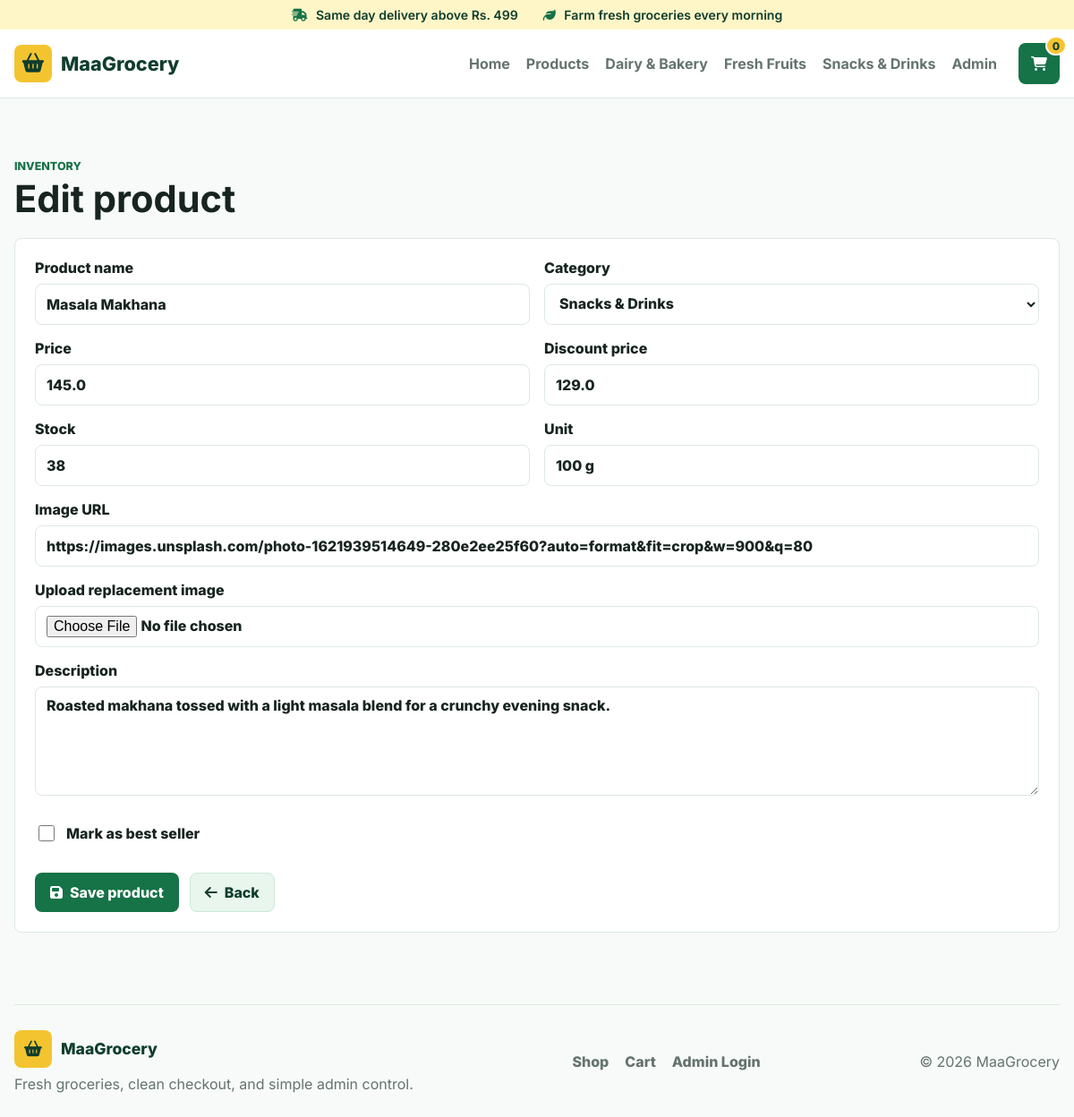
The app's page /admin/products/12/edit (signed in) with its own data.
### tables this page shows
CREATE TABLE categories (
        id INTEGER PRIMARY KEY AUTOINCREMENT,
        name TEXT NOT NULL,
        slug TEXT UNIQUE NOT NULL,
        image_url TEXT,
        created_at TEXT DEFAULT CURRENT_TIMESTAMP
    );

CREATE TABLE products (
        id INTEGER PRIMARY KEY AUTOINCREMENT,
        category_id INTEGER REFERENCES categories(id),
        name TEXT NOT NULL,
        slug TEXT UNIQUE NOT NULL,
        description TEXT NOT NULL,
        image_url TEXT,
        price REAL NOT NULL,
        discount_price REAL,
        stock INTEGER DEFAULT 0 NOT NULL,
        unit TEXT DEFAULT 'piece' NOT NULL,
        is_best_seller INTEGER DEFAULT 0 NOT NULL,
        created_at TEXT DEFAULT CURRENT_TIMESTAMP
    );

### app.py (the view, shortened to what this page needs)
@app.route("/admin/products/<int:product_id>/edit", methods=["GET", "POST"])
@admin_required
def edit_product(product_id):
    product = db.fetch_one("SELECT * FROM products WHERE id = :id", {"id": product_id})
    if not product:
        abort(404)
    return render_template("edit_product.html", product=product, categories=get_categories())

### app.py (called while the page is built, shortened)
def get_categories():
    return db.fetch_all("SELECT * FROM categories ORDER BY name")

def get_cart_count():
    session_id = session.get("session_id")
    if not session_id:
        return 0
    row = db.fetch_one(
        "SELECT COALESCE(SUM(quantity), 0) AS count FROM cart WHERE session_id = :session_id",
        {"session_id": session_id},
    )
    return int(row["count"] or 0)

def admin_required(view):
    @wraps(view)
    def wrapped_view(*args, **kwargs):
        if not session.get("admin_id"):
            flash("Please log in to continue.", "warning")
            return redirect(url_for("admin_login"))
        return view(*args, **kwargs)
    return wrapped_view

@app.before_request
def ensure_cart_session():
    if "session_id" not in session:
        session["session_id"] = uuid.uuid4().hex

@app.context_processor
def inject_layout_data():
    try:
        return {
            "cart_count": get_cart_count(),
            "categories_nav": get_categories(),
            "current_year": datetime.now().year,
        }
    except Exception:
        return {"cart_count": 0, "categories_nav": [], "current_year": datetime.now().year}

    @property
    def is_oracle(self):
        return self.backend == "oracle"

    def connect(self):
        conn = sqlite3.connect(DATABASE_PATH)
        conn.row_factory = sqlite3.Row
        conn.execute("PRAGMA foreign_keys = ON")
        return conn

    def _rows_to_dicts(self, cursor, rows):
        if not rows:
            return []
        if self.is_oracle:
            columns = [column[0].lower() for column in cursor.description]
            return [dict(zip(columns, row)) for row in rows]
        return [dict(row) for row in rows]

    def fetch_all(self, sql, params=None):
        conn = self.connect()
        cursor = conn.cursor()
        try:
            cursor.execute(sql, params or {})
            rows = cursor.fetchall()
            return self._rows_to_dicts(cursor, rows)
        finally:
            cursor.close()
            conn.close()

    def fetch_one(self, sql, params=None):
        rows = self.fetch_all(sql, params)
        return rows[0] if rows else None

### templates/edit_product.html (shortened to what this page needs)
{% extends "base.html" %}
{% block content %}
<section class="form-page">
    <div class="section-heading">
        <span class="eyebrow">Inventory</span>
        <h1>Edit product</h1>
    </div>
    <form class="product-form" method="post" enctype="multipart/form-data">
        <div class="form-grid">
            <label>Product name
                <input type="text" name="name" value="{{ product.name }}" required>
            </label>
            <label>Category
                <select name="category_id" required>
                    {% for category in categories %}
                        <option value="{{ category.id }}" {% if product.category_id == category.id %}selected{% endif %}>{{ category.name }}</option>
                    {% endfor %}
                </select>
            </label>
            <label>Price
                <input type="number" name="price" value="{{ product.price }}" step="0.01" min="0" required>
            </label>
            <label>Discount price
                <input type="number" name="discount_price" value="{{ product.discount_price }}" step="0.01" min="0">
            </label>
            <label>Stock
                <input type="number" name="stock" value="{{ product.stock }}" min="0" required>
            </label>
            <label>Unit
                <input type="text" name="unit" value="{{ product.unit }}" required>
            </label>
            <label class="span-2">Image URL
                <input type="url" name="image_url" value="{{ product.image_url }}">
            </label>
            <label class="span-2">Upload replacement image
                <input type="file" name="image_file" accept="image/png,image/jpeg,image/webp,image/gif">
            </label>
            <label class="span-2">Description
                <textarea name="description" rows="5" required>{{ product.description }}</textarea>
            </label>
            <label class="checkbox-line">
                <input type="checkbox" name="is_best_seller" {% if product.is_best_seller %}checked{% endif %}>
                <span>Mark as best seller</span>
            </label>
        </div>
        <div class="form-actions">
            <button class="btn btn-primary" type="submit"><i class="fa-solid fa-floppy-disk"></i> Save product</button>
            <a class="btn btn-soft" href="{{ url_for('admin_dashboard') }}"><i class="fa-solid fa-arrow-left"></i> Back</a>
        </div>
    </form>
</section>
{% endblock %}

### templates/base.html (shortened to what this page needs)
<!doctype html>
<html lang="en">
<head>
    <link rel="stylesheet" href="https://cdnjs.cloudflare.com/ajax/libs/font-awesome/6.5.2/css/all.min.css">
    <link rel="stylesheet" href="{{ url_for('static', filename='css/style.css') }}">
</head>
<body>
    <header class="site-header">
        <div class="top-strip">
            <span><i class="fa-solid fa-truck-fast"></i> Same day delivery above Rs. 499</span>
            <span><i class="fa-solid fa-leaf"></i> Farm fresh groceries every morning</span>
        </div>
        <nav class="navbar">
            <a class="brand" href="{{ url_for('index') }}">
                <span class="brand-mark"><i class="fa-solid fa-basket-shopping"></i></span>
                <span>MaaGrocery</span>
            </a>
            <div class="nav-links">
                <a href="{{ url_for('index') }}">Home</a>
                <a href="{{ url_for('products') }}">Products</a>
                {% for category in categories_nav[:3] %}
                    <a href="{{ url_for('products', category=category.slug) }}">{{ category.name }}</a>
                {% endfor %}
                <a href="{{ url_for('admin_dashboard') }}">Admin</a>
            </div>
            <a class="cart-link" href="{{ url_for('cart') }}" aria-label="Cart">
                <i class="fa-solid fa-cart-shopping"></i>
                <span class="cart-count">{{ cart_count }}</span>
            </a>
        </nav>
    </header>
    <main>
        {% block content %}{% endblock %}
    </main>
    <footer class="site-footer">
        <div>
            <a class="brand footer-brand" href="{{ url_for('index') }}">
                <span class="brand-mark"><i class="fa-solid fa-basket-shopping"></i></span>
                <span>MaaGrocery</span>
            </a>
            <p>Fresh groceries, clean checkout, and simple admin control.</p>
        </div>
        <div class="footer-links">
            <a href="{{ url_for('products') }}">Shop</a>
            <a href="{{ url_for('cart') }}">Cart</a>
            <a href="{{ url_for('admin_login') }}">Admin Login</a>
        </div>
        <span class="copyright">&copy; {{ current_year }} MaaGrocery</span>
    </footer>
</body>
</html>

### static/css/style.css (style rules this page uses)
:root { --green-900: #0f3d2e; --green-700: #167247; --green-600: #1f8f57; --green-100: #e8f6ed; --yellow: #f4c430; --yellow-soft: #fff6c7; --ink: #17241f; --muted: #64736d; --line: #dde8e1; --page: #f7faf8; --white: #ffffff; --danger: #c2413d; --shadow: 0 18px 45px rgba(18, 55, 39, 0.12); }
* { box-sizing: border-box; }
body { margin: 0; font-family: "Inter", Arial, sans-serif; color: var(--ink); background: var(--page); }
a { color: inherit; text-decoration: none; }
button, input, textarea, select { font: inherit; }
main { min-height: 68vh; }
.site-header { position: sticky; top: 0; z-index: 50; background: rgba(255, 255, 255, 0.96); border-bottom: 1px solid var(--line); backdrop-filter: blur(14px); }
.top-strip { display: flex; justify-content: center; gap: 28px; padding: 8px 20px; color: var(--green-900); background: var(--yellow-soft); font-size: 0.88rem; font-weight: 600; }
.top-strip i { color: var(--green-700); margin-right: 6px; }
.navbar { width: min(1180px, calc(100% - 32px)); margin: 0 auto; min-height: 76px; display: flex; align-items: center; gap: 24px; }
.brand { display: inline-flex; align-items: center; gap: 10px; font-size: 1.35rem; font-weight: 800; color: var(--green-900); }
.brand-mark { width: 42px; height: 42px; display: inline-grid; place-items: center; color: var(--green-900); background: var(--yellow); border-radius: 8px; }
.nav-links { display: flex; align-items: center; gap: 18px; margin-left: auto; color: var(--muted); font-weight: 700; }
.cart-link { position: relative; width: 46px; height: 46px; display: inline-grid; place-items: center; color: var(--white); background: var(--green-700); border-radius: 8px; }
.cart-count { position: absolute; top: -8px; right: -8px; min-width: 22px; height: 22px; display: inline-grid; place-items: center; padding: 0 6px; color: var(--green-900); background: var(--yellow); border: 2px solid var(--white); border-radius: 999px; font-size: 0.75rem; font-weight: 800; }
.hero h1, .page-hero h1, .success-hero h1, .admin-hero h1, .form-page h1 { margin: 10px 0; font-size: 4.8rem; line-height: 1; letter-spacing: 0; }
.eyebrow { display: inline-flex; align-items: center; gap: 8px; color: var(--green-700); font-size: 0.78rem; font-weight: 800; letter-spacing: 0; text-transform: uppercase; }
.hero-actions, .form-actions, .admin-actions { display: flex; flex-wrap: wrap; gap: 12px; margin-top: 18px; }
.btn { display: inline-flex; align-items: center; justify-content: center; gap: 8px; min-height: 44px; padding: 0 16px; border: 1px solid transparent; border-radius: 8px; cursor: pointer; font-weight: 800; transition: transform 0.2s ease, background 0.2s ease, border 0.2s ease; }
.btn-primary { color: var(--white); background: var(--green-700); }
.btn-soft { color: var(--green-900); background: var(--green-100); border-color: #cbe8d7; }
.section, .shop-layout, .cart-layout, .checkout-layout, .order-layout, .admin-section, .form-page { width: min(1180px, calc(100% - 32px)); margin: 64px auto; }
.section-heading { margin-bottom: 22px; }
.section-heading h2, .section-heading h1 { margin: 8px 0 0; font-size: 2.6rem; letter-spacing: 0; }
.checkout-form, .product-form { padding: 22px; background: var(--white); border: 1px solid var(--line); border-radius: 8px; }
.form-grid { display: grid; grid-template-columns: repeat(2, minmax(0, 1fr)); gap: 16px; }
label { display: grid; gap: 8px; color: var(--ink); font-weight: 800; }
label input, label textarea, label select, .status-form select { width: 100%; min-height: 46px; border: 1px solid var(--line); border-radius: 8px; padding: 10px 12px; outline: 0; color: var(--ink); background: var(--white); }
label textarea { resize: vertical; }
.span-2 { grid-column: span 2; }
.checkbox-line { display: flex; align-items: center; gap: 10px; }
.checkbox-line input { width: 18px; height: 18px; }
.site-footer { width: min(1180px, calc(100% - 32px)); margin: 80px auto 28px; padding-top: 28px; display: flex; align-items: center; justify-content: space-between; gap: 24px; color: var(--muted); border-top: 1px solid var(--line); }
.footer-brand { font-size: 1.1rem; }
.site-footer p { margin: 8px 0 0; }
.footer-links { display: flex; gap: 18px; font-weight: 800; }

### records on screen
categories: name "Dairy & Bakery"
categories: name "Fresh Fruits"
categories: name "Snacks & Drinks"
products: name "Masala Makhana", category_id "Snacks & Drinks", price "145.0", discount_price "129.0", stock "38", unit "100 g", image_url "https://images.unsplash.com/photo-1621939514649-280e2ee25f60?auto=format&fit=crop&w=900&q=80", description "Roasted makhana tossed with a light masala blend for a crunchy evening snack."

### other values on screen
{{ cart_count }} "0"
